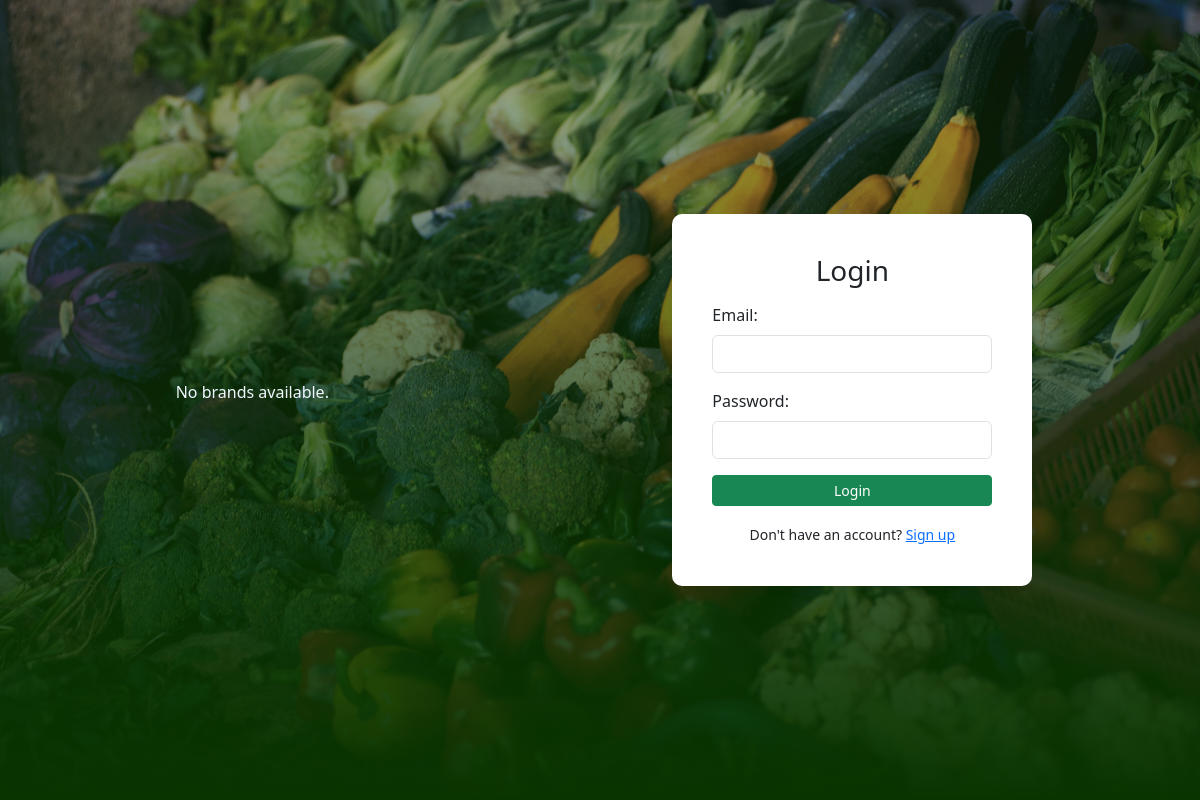
Before: / with the older database file.
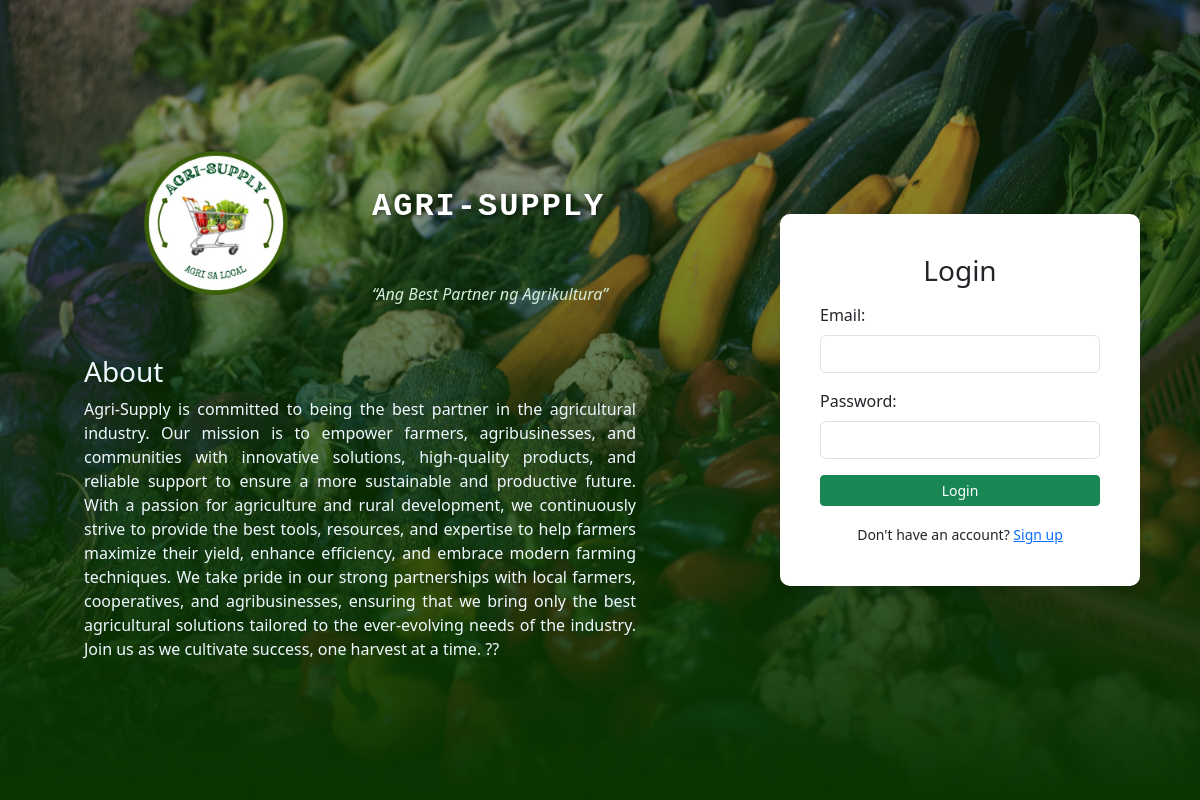
After: the same page with the newer database file.
### tables this page shows
CREATE TABLE `brands` (
  `id` int NOT NULL AUTO_INCREMENT,
  `brand_name` varchar(255) NOT NULL,
  `tagline` varchar(255) NOT NULL,
  `about` text NOT NULL,
  `brand_logo` varchar(255) DEFAULT NULL,
  `contact` varchar(20) NOT NULL,
  `email` varchar(255) NOT NULL,
  `facebook` varchar(255) NOT NULL,
  `instagram` varchar(255) NOT NULL,
  `created_at` timestamp NULL DEFAULT CURRENT_TIMESTAMP,
  `updated_at` timestamp NULL DEFAULT CURRENT_TIMESTAMP ON UPDATE CURRENT_TIMESTAMP,
  PRIMARY KEY (`id`)
);

### app/Core/Database.php (called while the page is built, shortened)
<?php
class Database {
    private static $pdo;
    public static function connect() {
        if (!self::$pdo) {
            try {
                self::$pdo = new PDO("mysql:host=localhost;dbname=bsab_db", "root", "root");
                self::$pdo->setAttribute(PDO::ATTR_ERRMODE, PDO::ERRMODE_EXCEPTION);
            } catch (PDOException $e) {
                die("Database error: " . $e->getMessage());
            }
        }
        return self::$pdo;
    }
}

### app/Core/Model.php (called while the page is built, shortened)
<?php
class Model {
    protected static $table;
    public static function all() {
        $stmt = Database::connect()->query("SELECT * FROM " . static::$table . " ORDER BY id ASC");
        return $stmt->fetchAll(PDO::FETCH_ASSOC);
    }
}

### app/controllers/AuthController.php (called while the page is built, shortened)
<?php
class AuthController extends LoginController
{
    public function showLogin()
    {
        $brands = Brand::all();
        $data = [
            'title' => 'Login',
            'brands' => $brands,
            'content' => $this->renderView('auth/login', ['brands' => $brands])
        ];
        $this->view('layout/login-main', $data);
    }
}

### public/index.php (called while the page is built, shortened)
<?php
$router = new Router();
$router->resolve();

### app/Core/LoginController.php (called while the page is built, shortened)
<?php
class LoginController
{
    protected function renderView($view, $data = []) {
        extract($data);
        include __DIR__ . "/../Views/$view.php";
        return ob_get_clean();
    }
    protected function view($layout, $data = []) {
        extract($data);
        include __DIR__ . "/../Views/$layout.php";
    }
}

### app/views/auth/login.php (the view, shortened to what this page needs)
<div class="login">
<div class="container prod-details p-2 text-center">
    <?php if (!empty($brands)): ?>
        <?php foreach ($brands as $brand): ?>
            <div class="row p-3 d-flex align-items-center">
                <div class="col-md-6 d-flex justify-content-center">
                    <img src="<?= htmlspecialchars($brand['brand_logo']); ?>"
                        alt="<?= htmlspecialchars($brand['brand_name']); ?>"
                        class="img-fluid rounded login-logo"
                        style="max-width: 200px; height: auto;">
                </div>
                <div class="col-md-6 text-center text-md-start mt-5">
                    <div class="row">
                    <h2 class="mt-3 brand-name"><?= htmlspecialchars($brand['brand_name']) ?? 'Brand Name'; ?></h2>
                    </div>
                    <div class="row mt-5">
                        <p><i><q><?= htmlspecialchars($brand['tagline']) ?? 'Brand Tagline'; ?></q></i></p>
                    </div>
                </div>
            </div>
            <div class="row p-3">
            <h3 style="text-align: left;">About</h3>
            <p class="text-about"><?= htmlspecialchars($brand['about']) ?? 'brand tagline'; ?></p>
            </div>
        <?php endforeach; ?>
    <?php else: ?>
        <p>No brands available.</p>
    <?php endif; ?>
</div>
    <div class="container container-fluid container-sm login-container p-3">
        <div class="row g-0">
            <div class="col-12 col-sm-12 col-md-12 p-4">
                <h3 class="text-center mb-3">Login</h3>
                <form action="/login" method="POST">
                    <div class="mb-3">
                        <label for="email" class="form-label">Email:</label>
                        <input type="email" class="form-control" id="email" name="email" required>
                    </div>
                    <div class="mb-3">
                        <label for="password" class="form-label">Password:</label>
                        <input type="password" class="form-control" id="password" name="password" required>
                    </div>
                    <button type="submit" class="btn btn-success btn-sm w-100 btn-login">Login</button>
                </form>
                <div class="text-center mt-3">
                    <small>Don't have an account? <a href="/register">Sign up</a></small>
                </div>
            </div>
        </div>
    </div>
</div>

### app/Core/Router.php (shortened to what this page needs)
<?php
class Router {
    private $routes = [];
    public function addRoute($method, $path, $action) {
        $this->routes[$method][$path] = $action;
    }
    public function resolve() {
        $method = $_SERVER['REQUEST_METHOD'];
        $path = $_SERVER['REQUEST_URI'] ?? '/';
        $path = strtok($path, '?');
        if ($path == '/' || $path == '/index.php') {
            $path = '/login';
        }
        if (isset($this->routes[$method])) {
            foreach ($this->routes[$method] as $route => $action) {
                $routePattern = preg_replace('/\{([a-zA-Z0-9_]+)\}/', '(?P<$1>[a-zA-Z0-9_]+)', $route);
                $routePattern = '#^' . $routePattern . '$#';
                if (preg_match($routePattern, $path, $matches)) {
                    [$controller, $methodName] = $action;
                    $controllerName = $controller;
                    if (class_exists($controllerName)) {
                        $controllerObj = new $controllerName();
                        if (method_exists($controllerObj, $methodName)) {
                            $params = array_filter($matches, 'is_string', ARRAY_FILTER_USE_KEY);
                            echo call_user_func_array([$controllerObj, $methodName], $params);
                            return;
                        } else {
                            http_response_code(500);
                            echo "Error: Method '$methodName' not found in '$controllerName'.";
                            return;
                        }
                    } else {
                        http_response_code(500);
                        echo "Error: Controller '$controllerName' not found.";
                        return;
                    }
                }
            }
        }
    }
}

### app/views/layout/login-main.php (shortened to what this page needs)
<!DOCTYPE html>
<html lang="en">
<head>
    <link href="/css/bootstrap.min.css" rel="stylesheet">
    <link href="/css/login.css" rel="stylesheet">
    <link href="/css/boxicons.min.css" rel="stylesheet">
    <link href="/css/register.css" rel="stylesheet">
</head>
<body>
        <?= $content ?? '' ?>
</body>
</html>

### public/css/login.css (style rules this page uses)
.login { height: 100vh; width: 100vw; display: flex; align-items: center; justify-content: center; background: linear-gradient(to top, rgba(9, 52, 0, 2), rgba(9, 52, 0, 0.3)), url('/brand_images/logo.jpg') no-repeat center center/cover; }
.login-container { width: 30%; max-width: 700px; background: white; border-radius: 10px; box-shadow: 0px 4px 10px rgba(0, 0, 0, 0.1); overflow: hidden; right:10; left: auto; }
.login-logo { height: 200px; }
.prod-details { width: auto; max-width: 50%; color: aliceblue; }
.text-about { text-align: justify; }
.brand-name { font-family: "Lucida Console", "Courier New", monospace; font-size: 2rem; font-weight: bold; color: #ffffff; text-transform: uppercase; letter-spacing: 2px; text-shadow: 2px 2px 4px rgba(0, 0, 0, 0.5); }

### public/css/register.css (style rules this page uses)
i { color: #d4edda; }

Changed rows visible on the page:
added brands: brand_logo (picture), brand_name "AGRI-SUPPLY", tagline "Ang Best Partner ng Agrikultura", about "Agri-Supply is committed to being the best partner in the agricultural industry. Our mission is to empower farmers, agribusinesses, and communities with innovative solutions, high-quality products, and reliable support to ensure a more sustainable and productive future. With a passion for agriculture and rural development, we continuously strive to provide the best tools, resources, and expertise to help farmers maximize their yield, enhance efficiency, and embrace modern farming techniques. We take pride in our strong partnerships with local farmers, cooperatives, and agribusinesses, ensuring that we bring only the best agricultural solutions tailored to the ever-evolving needs of the…"
Other visible differences:
list line gone: "No brands available."
